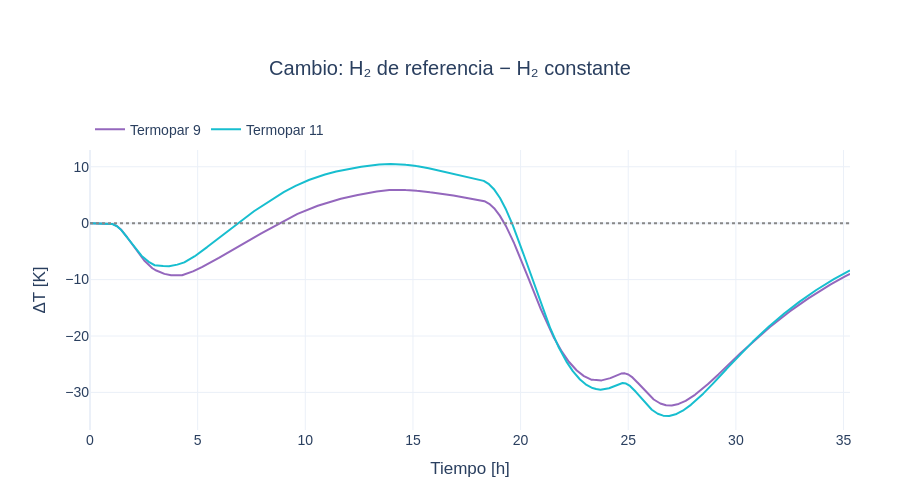

Source (notebook cell):
### Markdown cell above
## Plot — Cambio causado por las propiedades
Referencia menos baseline en el mismo punto y tiempo; no es un error frente al experimento.

### Code cell
effect_fig = go.Figure()
for number,color in zip(thermocouples,["#9467bd","#17becf"]):
    effect_fig.add_trace(go.Scatter(x=hours,
        y=runs["scientific"][f"termopar_{number}_K"]-runs["baseline"][f"termopar_{number}_K"],
        mode="lines",name=f"Termopar {number}",line={"color":color}))
effect_fig.update_layout(**{**layout,"height":500},
                         title={"text":"Cambio: H₂ de referencia − H₂ constante","x":0.5},
                         xaxis_title="Tiempo [h]",yaxis_title="ΔT [K]")
effect_fig.add_hline(y=0,line_color="#888888",line_dash="dot")
effect_fig.show()

### Figure 1 — Plotly figure (JSON) as saved in the notebook; plotly's stock layout.template omitted (floating-point values rounded to 4 significant figures; data arrays with more than 128 entries replaced by an {"elided": "..."} marker saying what was removed)
{"data": [{"line": {"color": "#9467bd"}, "mode": "lines", "name": "Termopar 9", "type": "scatter", "x": {"elided": "12709 float values"}, "y": {"elided": "12709 float values"}}, {"line": {"color": "#17becf"}, "mode": "lines", "name": "Termopar 11", "type": "scatter", "x": {"elided": "12709 float values"}, "y": {"elided": "12709 float values"}}], "layout": {"font": {"family": "Arial", "size": 14}, "height": 500, "hovermode": "x unified", "legend": {"orientation": "h", "x": 0, "y": 1.13}, "margin": {"b": 70, "l": 90, "r": 50, "t": 150}, "shapes": [{"line": {"color": "#888888", "dash": "dot"}, "type": "line", "x0": 0, "x1": 1, "xref": "x domain", "y0": 0, "y1": 0, "yref": "y"}], "title": {"text": "Cambio: H₂ de referencia − H₂ constante", "x": 0.5}, "xaxis": {"title": {"text": "Tiempo [h]"}}, "yaxis": {"title": {"text": "ΔT [K]"}}}}
